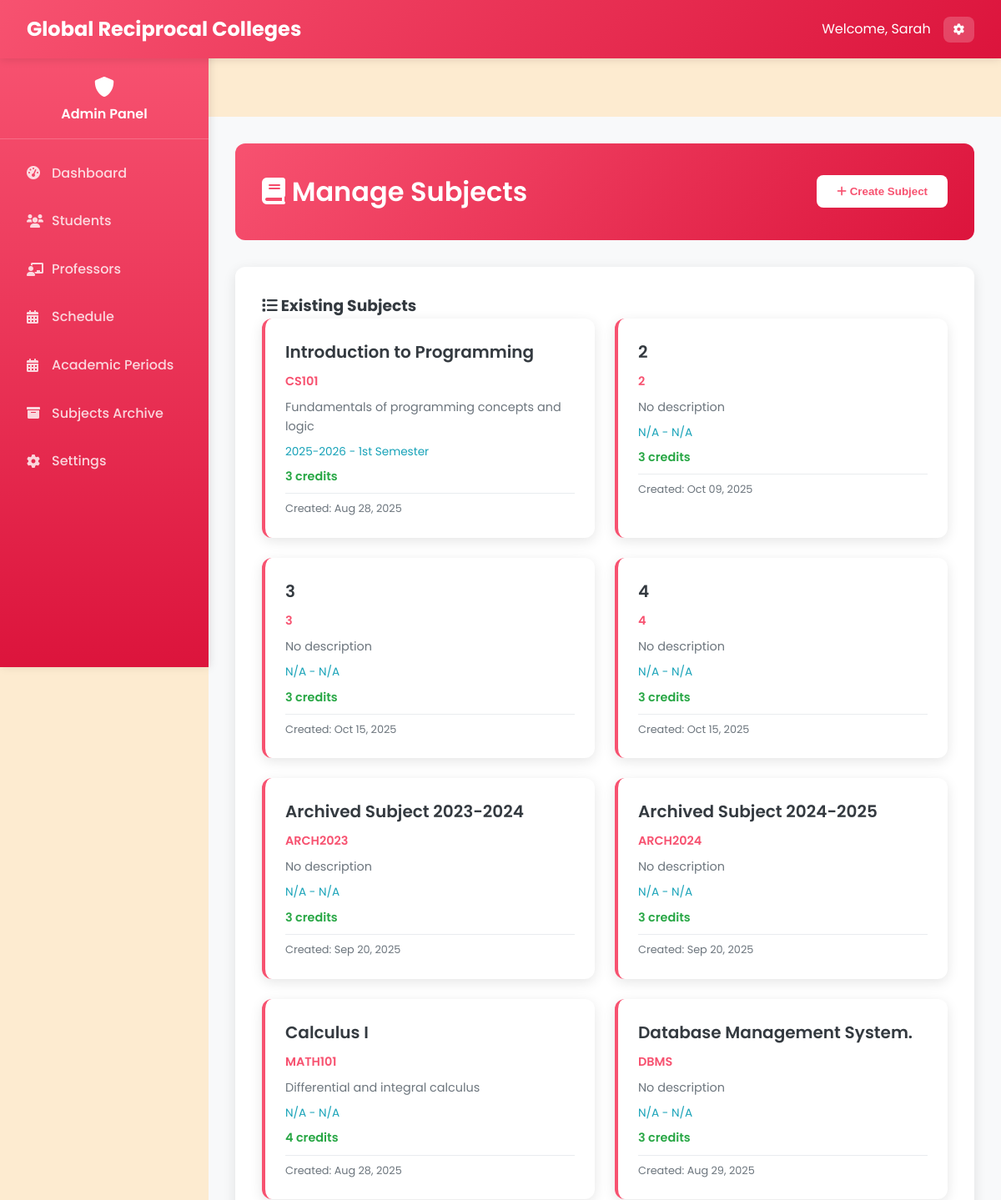
/Admin/admin_manage_subjects.php (signed in, upper part), run on an earlier commit of the app's database.
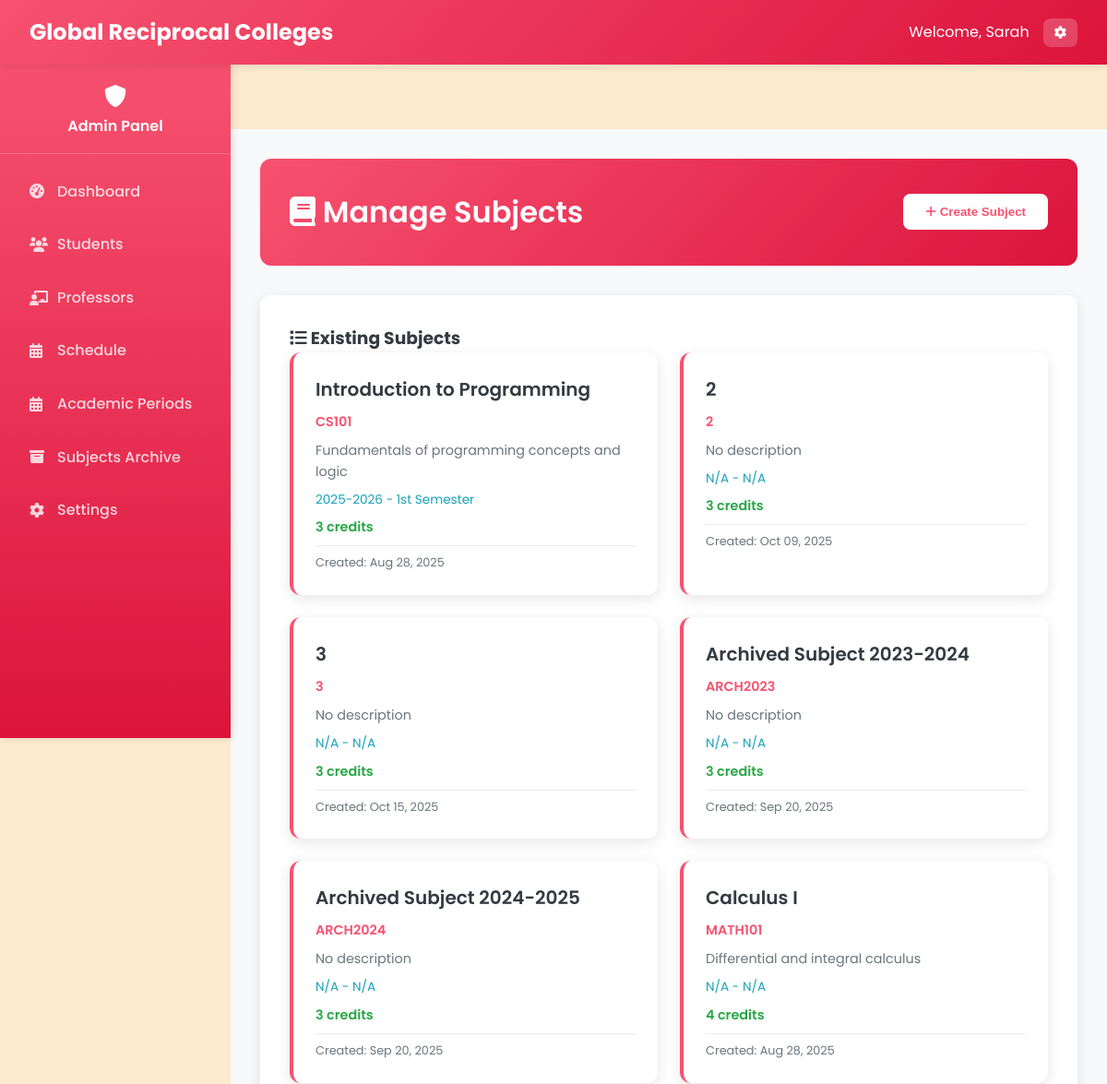
And on a later commit of the database.
### tables this page shows
CREATE TABLE `subjects` (
  `subject_id` varchar(20) NOT NULL,
  `subject_name` varchar(100) NOT NULL,
  `subject_code` varchar(20) NOT NULL,
  `description` text DEFAULT NULL,
  `credits` int(11) NOT NULL,
  `duration_id` int(11) DEFAULT NULL,
  `created_at` datetime NOT NULL,
  `updated_at` datetime NOT NULL,
  `semester_id` int(11) DEFAULT NULL
);

CREATE TABLE `school_years` (
  `id` int(11) NOT NULL,
  `year_label` varchar(20) NOT NULL,
  `status` enum('Active','Archived') DEFAULT 'Active',
  `created_at` timestamp NOT NULL DEFAULT current_timestamp(),
  `updated_at` timestamp NOT NULL DEFAULT current_timestamp() ON UPDATE current_timestamp()
);

CREATE TABLE `semesters` (
  `id` int(11) NOT NULL,
  `school_year_id` int(11) NOT NULL,
  `semester_name` enum('1st Semester','2nd Semester','Summer') NOT NULL,
  `status` enum('Active','Archived') DEFAULT 'Active',
  `created_at` timestamp NOT NULL DEFAULT current_timestamp(),
  `updated_at` timestamp NOT NULL DEFAULT current_timestamp() ON UPDATE current_timestamp()
);

### Admin/admin_manage_subjects.php (the view, shortened to what this page needs)
<?php
require_once '../php/db.php';
try {
    $stmt = $pdo->prepare("
        SELECT s.*, sem.semester_name, y.year_label
        FROM subjects s
        LEFT JOIN semesters sem ON s.semester_id = sem.id
        LEFT JOIN school_years y ON sem.school_year_id = y.id
        ORDER BY y.year_label DESC, sem.semester_name, s.subject_name
    ");
    $stmt->execute();
    $subjects = $stmt->fetchAll(PDO::FETCH_ASSOC);
} catch (PDOException $e) {
    $error = 'Error fetching subjects: ' . $e->getMessage();
    $subjects = [];
}
?>
<!DOCTYPE html>
<html lang="en">
<head>
    <link rel="stylesheet" href="../css/styles_fixed.css">
    <link rel="stylesheet" href="https://cdnjs.cloudflare.com/ajax/libs/font-awesome/6.0.0/css/all.min.css">
</head>
<body>
    <?php include '../includes/navbar_admin.php'; ?>
    <?php include '../includes/sidebar_admin.php'; ?>
    <main class="main-content">
        <div class="page-header">
            <h1 class="page-title"><i class="fas fa-book"></i> Manage Subjects</h1>
            <button class="btn-create" onclick="toggleCreateForm()">
                <i class="fas fa-plus"></i> Create Subject
            </button>
        </div>
        <div class="content-card">
            <h3><i class="fas fa-list"></i> Existing Subjects</h3>
            <?php if (empty($subjects)): ?>
                <div class="no-data">
                    <p>No subjects found. Create your first subject above.</p>
                </div>
            <?php else: ?>
                <div class="subject-grid">
                    <?php foreach ($subjects as $subject): ?>
                        <div class="subject-card">
                            <div class="subject-title"><?php echo htmlspecialchars($subject['subject_name']); ?></div>
                            <div class="subject-code"><?php echo htmlspecialchars($subject['subject_code']); ?></div>
                            <div class="subject-description">
                                <?php echo htmlspecialchars($subject['description'] ?: 'No description'); ?>
                            </div>
                            <div class="subject-semester">
                                <?php echo htmlspecialchars(($subject['year_label'] ?? 'N/A') . ' - ' . ($subject['semester_name'] ?? 'N/A')); ?>
                            </div>
                            <div class="subject-credits"><?php echo $subject['credits']; ?> credits</div>
                            <div class="subject-meta">
                                Created: <?php echo date('M d, Y', strtotime($subject['created_at'])); ?>
                            </div>
                        </div>
                    <?php endforeach; ?>
                </div>
            <?php endif; ?>
        </div>
    </main>
</body>
</html>

### includes/navbar_admin.php (shortened to what this page needs)
<nav class="navbar">
    <div class="navbar-brand">
        <span class="navbar-title">Global Reciprocal Colleges</span>
    </div>
    <div class="navbar-user">
        <span>Welcome, <?php echo isset($_SESSION['first_name']) ? htmlspecialchars($_SESSION['first_name']) : 'Admin'; ?></span>
        <div class="user-dropdown">
            <button type="button" class="dropdown-toggle" aria-haspopup="true" aria-expanded="false">
                <i class="fas fa-cog" aria-hidden="true"></i>
            </button>
        </div>
    </div>
</nav>

### includes/sidebar_admin.php (shortened to what this page needs)
<div class="admin-sidebar">
    <div class="sidebar-header">
        <i class="fas fa-shield-alt"></i>
        <span>Admin Panel</span>
    </div>
    <nav class="sidebar-nav">
        <?php $current_page = basename($_SERVER['PHP_SELF']); ?>
        <a href="admin_dashboard.php" class="nav-item <?php echo ($current_page == 'admin_dashboard.php') ? 'active' : ''; ?>">
            <i class="fas fa-tachometer-alt"></i>
            <span>Dashboard</span>
        </a>
        <a href="admin_manage_students.php" class="nav-item <?php echo ($current_page == 'admin_manage_students.php') ? 'active' : ''; ?>">
            <i class="fas fa-users"></i>
            <span>Students</span>
        </a>
        <a href="admin_manage_professors.php" class="nav-item <?php echo ($current_page == 'admin_manage_professors.php') ? 'active' : ''; ?>">
            <i class="fas fa-chalkboard-teacher"></i>
            <span>Professors</span>
        </a>
        <a href="admin_manage_schedule.php" class="nav-item <?php echo ($current_page == 'admin_manage_schedule.php') ? 'active' : ''; ?>">
            <i class="fas fa-calendar-alt"></i>
            <span>Schedule</span>
        </a>
        <a href="admin_manage_academic_periods.php" class="nav-item <?php echo ($current_page == 'admin_manage_academic_periods.php') ? 'active' : ''; ?>">
            <i class="fas fa-calendar-days"></i>
            <span>Academic Periods</span>
        </a>
        <a href="admin_subjects_archive.php" class="nav-item <?php echo ($current_page == 'admin_subjects_archive.php') ? 'active' : ''; ?>">
            <i class="fas fa-archive"></i>
            <span>Subjects Archive</span>
        </a>
        <a href="settings.php" class="nav-item <?php echo ($current_page == 'settings.php') ? 'active' : ''; ?>">
            <i class="fas fa-cog"></i>
            <span>Settings</span>
        </a>
    </nav>
</div>

### css/styles_fixed.css (style rules this page uses)
:root { --primary: #F75270; --primary-dark: #DC143C; --primary-light: #F7CAC9; --secondary: #F75270; --accent: #F7CAC9; --light: #FDEBD0; --dark: #343a40; --gray: #6c757d; --light-gray: #F7CAC9; --success: #F7CAC9; --warning: #FDEBD0; --danger: #DC143C; --info: #F75270; }
* { margin: 0; padding: 0; box-sizing: border-box; }
body { font-family: 'Poppins', sans-serif; background-color: var(--light); color: var(--dark); line-height: 1.6; }
.navbar { background: linear-gradient(135deg, var(--primary) 0%, var(--primary-dark) 100%); color: white; padding: 1rem 2rem; display: flex; justify-content: space-between; align-items: center; box-shadow: 0 2px 10px rgba(0, 0, 0, 0.1); position: sticky; top: 0; z-index: 1000; }
.main-content { margin-top: 70px; padding: 2rem; min-height: calc(100vh - 70px); background: var(--light); transition: margin-left 0.3s ease; }
.navbar-brand { font-size: 1.5rem; font-weight: 700; display: flex; align-items: center; gap: 10px; }
.navbar-title { display: block; }
.navbar-user { display: flex; align-items: center; gap: 15px; }
.user-dropdown { position: relative; }
.dropdown-toggle { background: rgba(255, 255, 255, 0.2); border: none; color: white; padding: 8px 12px; border-radius: 8px; cursor: pointer; transition: background-color 0.3s ease; }
.main-content { margin-left: 250px; margin-top: 70px; padding: 2rem; min-height: calc(100vh - 70px); background: var(--light); transition: margin-left 0.3s ease, padding 0.3s ease; }

### Admin/admin_manage_subjects.php (style rules this page uses)
:root { --primary: #F75270; --primary-dark: #DC143C; --primary-light: #F7CAC9; --secondary: #F75270; --accent: #F7CAC9; --light: #FDEBD0; --dark: #343a40; --gray: #6c757d; --light-gray: #F7CAC9; --success: #28a745; --warning: #ffc107; --danger: #dc3545; --info: #17a2b8; }
.main-content { margin-left: 250px; padding: 2rem; background: #f8f9fa; min-height: 100vh; }
.page-header { background: linear-gradient(135deg, var(--primary) 0%, var(--primary-dark) 100%); color: white; padding: 2rem; border-radius: 12px; margin-bottom: 2rem; display: flex; justify-content: space-between; align-items: center; }
.page-title { font-size: 2rem; font-weight: 600; margin: 0; }
.btn-create { background: white; color: var(--primary); border: none; padding: 0.75rem 1.5rem; border-radius: 8px; font-weight: 600; cursor: pointer; transition: all 0.3s ease; }
.content-card { background: white; border-radius: 12px; box-shadow: 0 4px 15px rgba(0, 0, 0, 0.1); padding: 2rem; margin-bottom: 2rem; }
.subject-grid { display: grid; grid-template-columns: repeat(auto-fill, minmax(350px, 1fr)); gap: 1.5rem; }
.subject-card { background: white; border-radius: 12px; box-shadow: 0 4px 15px rgba(0, 0, 0, 0.1); padding: 1.5rem; border-left: 4px solid var(--primary); transition: all 0.3s ease; }
.subject-title { font-size: 1.25rem; font-weight: 600; color: var(--dark); margin-bottom: 0.5rem; }
.subject-code { font-size: 0.9rem; color: var(--primary); font-weight: 600; margin-bottom: 0.5rem; }
.subject-description { font-size: 0.9rem; color: var(--gray); margin-bottom: 0.5rem; }
.subject-semester { font-size: 0.85rem; color: var(--info); margin-bottom: 0.5rem; }
.subject-credits { font-size: 0.9rem; color: var(--success); font-weight: 600; }
.subject-meta { font-size: 0.8rem; color: var(--gray); margin-top: 0.5rem; border-top: 1px solid #e9ecef; padding-top: 0.5rem; }

### includes/navbar_admin.php (style rules this page uses)
.navbar { display: flex; justify-content: space-between; align-items: center; padding: 1rem 2rem; background-color: #F75270; color: white; font-family: 'Poppins', sans-serif; }
.navbar-title { display: block; }

### includes/sidebar_admin.php (style rules this page uses)
.admin-sidebar { position: fixed; left: 0; top: 60px; width: 250px; height: calc(100vh - 60px); background: linear-gradient(180deg, var(--primary) 0%, var(--primary-dark) 100%); color: white; padding: 1rem 0; box-shadow: 2px 0 10px rgba(0, 0, 0, 0.1); z-index: 100; overflow-y: auto; }
.sidebar-header { padding: 1rem; text-align: center; border-bottom: 1px solid rgba(255, 255, 255, 0.2); margin-bottom: 1rem; }
.sidebar-header i { font-size: 1.5rem; margin-bottom: 0.5rem; }
.sidebar-header span { display: block; font-weight: 600; }
.sidebar-nav { padding: 0 1rem; }
.nav-item { display: flex; align-items: center; padding: 0.75rem 1rem; margin-bottom: 0.5rem; color: rgba(255, 255, 255, 0.8); text-decoration: none; border-radius: 8px; transition: all 0.3s ease; }
.nav-item i { margin-right: 10px; width: 20px; }
.nav-item span { font-weight: 500; }
.main-content { margin-left: 250px; padding: 2rem; width: calc(100% - 250px); box-sizing: border-box; }

What changed in the data, as far as the page shows it:
removed subjects: subject_name "4", subject_code "4", description "No description", semester_name "N/A - N/A", credits "3", created_at "Oct 15, 2025"
no longer on this page (row unchanged): subjects: subject_name "Database Management System.", subject_code "DBMS", description "No description", semester_name "N/A - N/A", credits "3", created_at "Aug 29, 2025"
